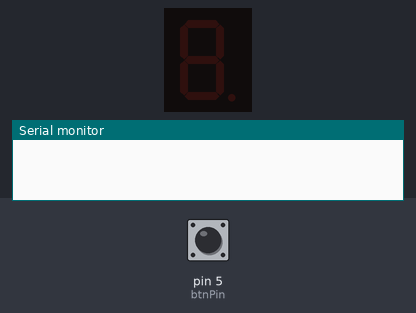
Bench run of a program on a simulated Arduino Uno, built with avr-gcc and run on an emulated ATmega328P. Parts: 1-digit seven-segment display, the last lines printed to the serial monitor. Wiring (inferred from the names in the program): 1-digit 7-segment display, segments lit when HIGH: segments pin 10, pin 9, pin 6, pin 7, pin 8, pin 11, pin 12. Inputs (shaded band) come from the test bench; at power-on: pin 5 (btnPin) HIGH. The segment pins are drawn as the display they are named for.

Above: at 1.2 s.
1.3 s: pin 5 (btnPin) pulled LOW for 0.15 s
At 2.5 s:
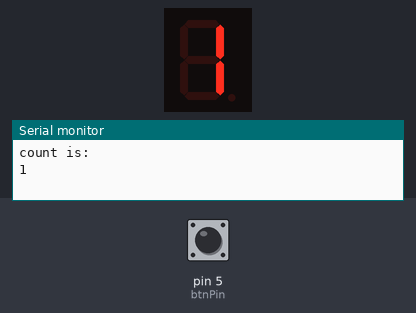
2.9 s: pin 5 (btnPin) pulled LOW for 1 s
At 3.7 s:
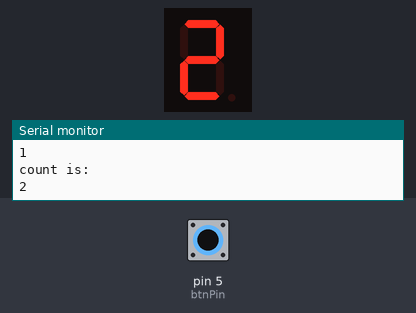
5.4 s: pin 5 (btnPin) pulled LOW for 0.15 s
At 6.6 s:
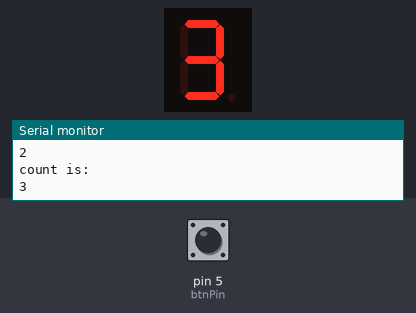
7.0 s: pin 5 (btnPin) pulled LOW for 3.2 s
At 8.0 s:
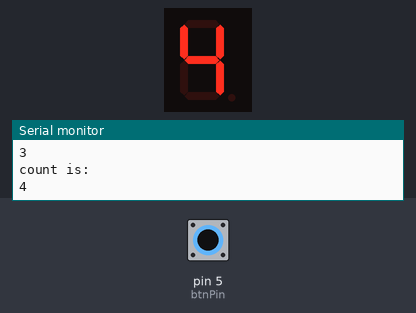
11.7 s: pin 5 (btnPin) pulled LOW for 0.15 s
At 12.8 s:
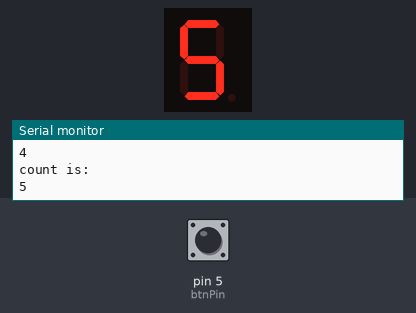
13.3 s: pin 5 (btnPin) pulled LOW for 1 s
At 14.1 s:
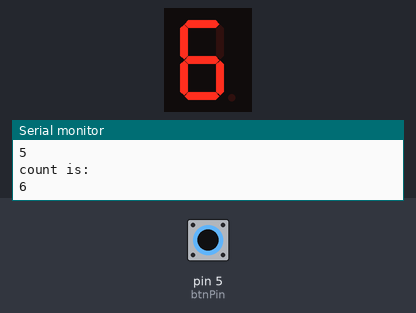
Timing chart, 0 to 16.3 s (numbered marks = the images above; inputs shaded):
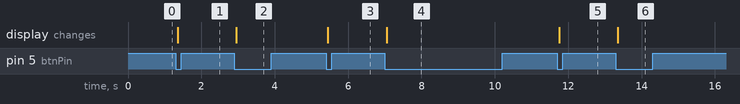

The program:

main.cpp
```cpp
#include "HardwareSerial.h"
#include <Arduino.h>

// out pins
int a = 10;
int b = 9;
int c = 6;
int d = 7;
int e = 8;
int f = 11;
int g = 12;

// in pins
int btnPin = 5;

// state vars
int count = 0;
int MAX_COUNT = 9;
byte lastReading;
int stableState = HIGH;
long lastChangeTime;
int debouceDuration = 50;

// display vars
bool a_arr[10] = { true, false, true, true, false, true, true, true, true, true };
bool b_arr[10] = { true, true, true, true, true, false, false, true, true, true };
bool c_arr[10] = { true, true, false, true, true, true, true, true, true, true };
bool d_arr[10] = { true, false, true, true, false, true, true, false, true, false};
bool e_arr[10] = { true, false, true, false, false, false, true, false, true, false};
bool f_arr[10] = { true, false, false, false, true, true, true, false, true, true };
bool g_arr[10] = { false, false, true, true, true, true, true, false, true, true };

void setup()
{
    Serial.begin(9600);

    pinMode(a, OUTPUT);
    pinMode(b, OUTPUT);
    pinMode(c, OUTPUT);
    pinMode(d, OUTPUT);
    pinMode(e, OUTPUT);
    pinMode(f, OUTPUT);
    pinMode(g, OUTPUT);

    pinMode(btnPin, INPUT_PULLUP);
    lastReading = digitalRead(btnPin);

    digitalWrite(a, LOW);
    digitalWrite(b, LOW);
    digitalWrite(c, LOW);
    digitalWrite(d, LOW);
    digitalWrite(e, LOW);
    digitalWrite(f, LOW);
    digitalWrite(g, LOW);
}

void loop()
{
    int state = digitalRead(btnPin);

    if (state != lastReading)
    {
        lastChangeTime = millis();
    }

    // if (state == LOW)
    // {
    //     Serial.println("state is low");
    // }else if (state == HIGH)
    // {
    //     Serial.println("state is high");
    // }else
    // {
    //     Serial.println("state is something else");
    // }

    if ((millis() - lastChangeTime) > debouceDuration)
    {
        if (state != stableState)
        {
            stableState = state;
            if (state == LOW)
            {
                count++;
                Serial.println("count is: ");
                Serial.println(count);
                if ( count > MAX_COUNT)
                {
                    count = 0;
                }

                digitalWrite(a, a_arr[count] ? HIGH : LOW);
                digitalWrite(b, b_arr[count] ? HIGH : LOW);
                digitalWrite(c, c_arr[count] ? HIGH : LOW);
                digitalWrite(d, d_arr[count] ? HIGH : LOW);
                digitalWrite(e, e_arr[count] ? HIGH : LOW);
                digitalWrite(f, f_arr[count] ? HIGH : LOW);
                digitalWrite(g, g_arr[count] ? HIGH : LOW);
            }
        }
    }

    lastReading = state;
}
```

Measured:
- after the input at 1.3 s, the display: changes after 0.05 s (image 1)
- after the input at 2.9 s, the display: changes after 0.05 s (image 2)
- after the input at 5.4 s, the display: changes after 0.05 s (image 3)
- after the input at 7.0 s, the display: changes after 0.05 s (image 4)
- after the input at 11.7 s, the display: changes after 0.05 s (image 5)
- after the input at 13.3 s, the display: changes after 0.05 s (image 6)
